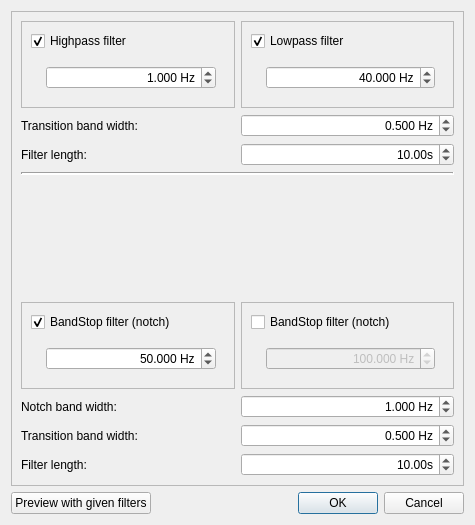
<?xml version="1.0" encoding="UTF-8"?>
<ui version="4.0">
 <class>DialogFilter</class>
 <widget class="QDialog" name="DialogFilter">
  <property name="geometry">
   <rect>
    <x>0</x>
    <y>0</y>
    <width>475</width>
    <height>525</height>
   </rect>
  </property>
  <property name="windowTitle">
   <string>Filtering</string>
  </property>
  <layout class="QGridLayout" name="gridLayout">
   <item row="0" column="0">
    <widget class="QFrame" name="frameFilterSelection">
     <property name="sizePolicy">
      <sizepolicy hsizetype="Preferred" vsizetype="Preferred">
       <horstretch>1</horstretch>
       <verstretch>0</verstretch>
      </sizepolicy>
     </property>
     <property name="minimumSize">
      <size>
       <width>350</width>
       <height>0</height>
      </size>
     </property>
     <property name="frameShape">
      <enum>QFrame::StyledPanel</enum>
     </property>
     <property name="frameShadow">
      <enum>QFrame::Raised</enum>
     </property>
     <property name="lineWidth">
      <number>0</number>
     </property>
     <layout class="QGridLayout" name="gridLayout_2">
      <item row="0" column="0" colspan="2">
       <layout class="QVBoxLayout" name="verticalLayout">
        <item>
         <layout class="QHBoxLayout" name="horizontalLayout_2">
          <item>
           <widget class="QFrame" name="frameHighpass">
            <property name="frameShape">
             <enum>QFrame::StyledPanel</enum>
            </property>
            <property name="frameShadow">
             <enum>QFrame::Raised</enum>
            </property>
            <layout class="QGridLayout" name="gridLayout_4">
             <item row="1" column="0">
              <widget class="QFrame" name="frame_2">
               <property name="enabled">
                <bool>true</bool>
               </property>
               <property name="frameShape">
                <enum>QFrame::NoFrame</enum>
               </property>
               <property name="frameShadow">
                <enum>QFrame::Raised</enum>
               </property>
               <layout class="QFormLayout" name="formLayout_2">
                <property name="fieldGrowthPolicy">
                 <enum>QFormLayout::AllNonFixedFieldsGrow</enum>
                </property>
                <item row="0" column="1">
                 <widget class="QDoubleSpinBox" name="doubleSpinBoxHighpassCutoff">
                  <property name="sizePolicy">
                   <sizepolicy hsizetype="Minimum" vsizetype="Fixed">
                    <horstretch>0</horstretch>
                    <verstretch>0</verstretch>
                   </sizepolicy>
                  </property>
                  <property name="alignment">
                   <set>Qt::AlignRight|Qt::AlignTrailing|Qt::AlignVCenter</set>
                  </property>
                  <property name="suffix">
                   <string> Hz</string>
                  </property>
                  <property name="decimals">
                   <number>3</number>
                  </property>
                  <property name="maximum">
                   <double>1000000000.000000000000000</double>
                  </property>
                  <property name="singleStep">
                   <double>1.000000000000000</double>
                  </property>
                  <property name="value">
                   <double>1.000000000000000</double>
                  </property>
                 </widget>
                </item>
               </layout>
              </widget>
             </item>
             <item row="0" column="0">
              <widget class="QCheckBox" name="checkBoxHighpass">
               <property name="text">
                <string>Highpass filter</string>
               </property>
               <property name="checked">
                <bool>true</bool>
               </property>
              </widget>
             </item>
            </layout>
           </widget>
          </item>
          <item>
           <widget class="QFrame" name="frameLowpass">
            <property name="frameShape">
             <enum>QFrame::StyledPanel</enum>
            </property>
            <property name="frameShadow">
             <enum>QFrame::Raised</enum>
            </property>
            <layout class="QGridLayout" name="gridLayout_3">
             <item row="1" column="0">
              <widget class="QFrame" name="frame">
               <property name="enabled">
                <bool>true</bool>
               </property>
               <property name="frameShape">
                <enum>QFrame::NoFrame</enum>
               </property>
               <property name="frameShadow">
                <enum>QFrame::Raised</enum>
               </property>
               <layout class="QFormLayout" name="formLayout">
                <property name="fieldGrowthPolicy">
                 <enum>QFormLayout::AllNonFixedFieldsGrow</enum>
                </property>
                <item row="0" column="1">
                 <widget class="QDoubleSpinBox" name="doubleSpinBoxLowpassCutoff">
                  <property name="sizePolicy">
                   <sizepolicy hsizetype="Minimum" vsizetype="Fixed">
                    <horstretch>0</horstretch>
                    <verstretch>0</verstretch>
                   </sizepolicy>
                  </property>
                  <property name="alignment">
                   <set>Qt::AlignRight|Qt::AlignTrailing|Qt::AlignVCenter</set>
                  </property>
                  <property name="suffix">
                   <string> Hz</string>
                  </property>
                  <property name="decimals">
                   <number>3</number>
                  </property>
                  <property name="maximum">
                   <double>10000.000000000000000</double>
                  </property>
                  <property name="singleStep">
                   <double>1.000000000000000</double>
                  </property>
                  <property name="value">
                   <double>40.000000000000000</double>
                  </property>
                 </widget>
                </item>
               </layout>
              </widget>
             </item>
             <item row="0" column="0">
              <widget class="QCheckBox" name="checkBoxLowpass">
               <property name="text">
                <string>Lowpass filter</string>
               </property>
               <property name="checked">
                <bool>true</bool>
               </property>
              </widget>
             </item>
            </layout>
           </widget>
          </item>
         </layout>
        </item>
        <item>
         <layout class="QHBoxLayout" name="horizontalLayout_4">
          <item>
           <widget class="QLabel" name="labelTransitionWidth">
            <property name="text">
             <string>Transition band width:</string>
            </property>
           </widget>
          </item>
          <item>
           <widget class="QDoubleSpinBox" name="doubleSpinBoxTransBandwidth">
            <property name="alignment">
             <set>Qt::AlignRight|Qt::AlignTrailing|Qt::AlignVCenter</set>
            </property>
            <property name="suffix">
             <string> Hz</string>
            </property>
            <property name="decimals">
             <number>3</number>
            </property>
            <property name="maximum">
             <double>10000.000000000000000</double>
            </property>
            <property name="singleStep">
             <double>0.100000000000000</double>
            </property>
            <property name="value">
             <double>0.500000000000000</double>
            </property>
           </widget>
          </item>
         </layout>
        </item>
        <item>
         <layout class="QHBoxLayout" name="horizontalLayout_3">
          <item>
           <widget class="QLabel" name="labelFilterLength">
            <property name="text">
             <string>Filter length:</string>
            </property>
           </widget>
          </item>
          <item>
           <widget class="QDoubleSpinBox" name="doubleSpinBoxLength">
            <property name="alignment">
             <set>Qt::AlignRight|Qt::AlignTrailing|Qt::AlignVCenter</set>
            </property>
            <property name="suffix">
             <string>s</string>
            </property>
            <property name="singleStep">
             <double>0.100000000000000</double>
            </property>
            <property name="value">
             <double>10.000000000000000</double>
            </property>
           </widget>
          </item>
         </layout>
        </item>
       </layout>
      </item>
      <item row="1" column="0" colspan="2">
       <widget class="Line" name="line">
        <property name="lineWidth">
         <number>2</number>
        </property>
        <property name="midLineWidth">
         <number>0</number>
        </property>
        <property name="orientation">
         <enum>Qt::Horizontal</enum>
        </property>
       </widget>
      </item>
      <item row="4" column="0" colspan="2">
       <layout class="QHBoxLayout" name="horizontalLayout_5">
        <item>
         <widget class="QLabel" name="labelBandStopNotchWidth">
          <property name="text">
           <string>Notch band width:</string>
          </property>
         </widget>
        </item>
        <item>
         <widget class="QDoubleSpinBox" name="doubleSpinBoxBandstopWidth">
          <property name="alignment">
           <set>Qt::AlignRight|Qt::AlignTrailing|Qt::AlignVCenter</set>
          </property>
          <property name="suffix">
           <string> Hz</string>
          </property>
          <property name="decimals">
           <number>3</number>
          </property>
          <property name="maximum">
           <double>10000.000000000000000</double>
          </property>
          <property name="singleStep">
           <double>1.000000000000000</double>
          </property>
          <property name="value">
           <double>1.000000000000000</double>
          </property>
         </widget>
        </item>
       </layout>
      </item>
      <item row="6" column="0" colspan="2">
       <layout class="QHBoxLayout" name="horizontalLayout_6">
        <item>
         <widget class="QLabel" name="labelBandstopFilterLength">
          <property name="text">
           <string>Filter length:</string>
          </property>
         </widget>
        </item>
        <item>
         <widget class="QDoubleSpinBox" name="doubleSpinBoxBandStopLength">
          <property name="alignment">
           <set>Qt::AlignRight|Qt::AlignTrailing|Qt::AlignVCenter</set>
          </property>
          <property name="suffix">
           <string>s</string>
          </property>
          <property name="singleStep">
           <double>0.100000000000000</double>
          </property>
          <property name="value">
           <double>10.000000000000000</double>
          </property>
         </widget>
        </item>
       </layout>
      </item>
      <item row="3" column="0">
       <widget class="QFrame" name="frameBandPass">
        <property name="frameShape">
         <enum>QFrame::StyledPanel</enum>
        </property>
        <property name="frameShadow">
         <enum>QFrame::Raised</enum>
        </property>
        <layout class="QGridLayout" name="gridLayout_5">
         <item row="1" column="0">
          <widget class="QFrame" name="frame_3">
           <property name="enabled">
            <bool>true</bool>
           </property>
           <property name="frameShape">
            <enum>QFrame::NoFrame</enum>
           </property>
           <property name="frameShadow">
            <enum>QFrame::Raised</enum>
           </property>
           <layout class="QFormLayout" name="formLayout_3">
            <property name="fieldGrowthPolicy">
             <enum>QFormLayout::AllNonFixedFieldsGrow</enum>
            </property>
            <item row="0" column="1">
             <widget class="QDoubleSpinBox" name="doubleSpinBoxBandstopFreq">
              <property name="alignment">
               <set>Qt::AlignRight|Qt::AlignTrailing|Qt::AlignVCenter</set>
              </property>
              <property name="suffix">
               <string> Hz</string>
              </property>
              <property name="decimals">
               <number>3</number>
              </property>
              <property name="maximum">
               <double>10000.000000000000000</double>
              </property>
              <property name="singleStep">
               <double>1.000000000000000</double>
              </property>
              <property name="value">
               <double>50.000000000000000</double>
              </property>
             </widget>
            </item>
           </layout>
          </widget>
         </item>
         <item row="0" column="0">
          <widget class="QCheckBox" name="checkBoxBandstop">
           <property name="text">
            <string>BandStop filter (notch)</string>
           </property>
           <property name="checked">
            <bool>true</bool>
           </property>
          </widget>
         </item>
        </layout>
       </widget>
      </item>
      <item row="3" column="1">
       <widget class="QFrame" name="frameBandStop_3">
        <property name="frameShape">
         <enum>QFrame::StyledPanel</enum>
        </property>
        <property name="frameShadow">
         <enum>QFrame::Raised</enum>
        </property>
        <layout class="QGridLayout" name="gridLayout_7">
         <item row="1" column="0">
          <widget class="QFrame" name="frame_4">
           <property name="enabled">
            <bool>false</bool>
           </property>
           <property name="frameShape">
            <enum>QFrame::NoFrame</enum>
           </property>
           <property name="frameShadow">
            <enum>QFrame::Raised</enum>
           </property>
           <layout class="QFormLayout" name="formLayout_4">
            <property name="fieldGrowthPolicy">
             <enum>QFormLayout::AllNonFixedFieldsGrow</enum>
            </property>
            <item row="0" column="1">
             <widget class="QDoubleSpinBox" name="doubleSpinBoxBandstopFreq2">
              <property name="alignment">
               <set>Qt::AlignRight|Qt::AlignTrailing|Qt::AlignVCenter</set>
              </property>
              <property name="suffix">
               <string> Hz</string>
              </property>
              <property name="decimals">
               <number>3</number>
              </property>
              <property name="maximum">
               <double>10000.000000000000000</double>
              </property>
              <property name="singleStep">
               <double>1.000000000000000</double>
              </property>
              <property name="value">
               <double>100.000000000000000</double>
              </property>
             </widget>
            </item>
           </layout>
          </widget>
         </item>
         <item row="0" column="0">
          <widget class="QCheckBox" name="checkBoxBandstop2">
           <property name="text">
            <string>BandStop filter (notch)</string>
           </property>
          </widget>
         </item>
        </layout>
       </widget>
      </item>
      <item row="2" column="0">
       <spacer name="verticalSpacer">
        <property name="orientation">
         <enum>Qt::Vertical</enum>
        </property>
        <property name="sizeHint" stdset="0">
         <size>
          <width>20</width>
          <height>40</height>
         </size>
        </property>
       </spacer>
      </item>
      <item row="5" column="0" colspan="2">
       <layout class="QHBoxLayout" name="horizontalLayout_7">
        <item>
         <widget class="QLabel" name="labelTransBw">
          <property name="text">
           <string>Transition band width:</string>
          </property>
         </widget>
        </item>
        <item>
         <widget class="QDoubleSpinBox" name="doubleSpinBoxNotchTransBw">
          <property name="alignment">
           <set>Qt::AlignRight|Qt::AlignTrailing|Qt::AlignVCenter</set>
          </property>
          <property name="suffix">
           <string> Hz</string>
          </property>
          <property name="decimals">
           <number>3</number>
          </property>
          <property name="minimum">
           <double>0.100000000000000</double>
          </property>
          <property name="singleStep">
           <double>0.100000000000000</double>
          </property>
          <property name="value">
           <double>0.500000000000000</double>
          </property>
         </widget>
        </item>
       </layout>
      </item>
     </layout>
    </widget>
   </item>
   <item row="1" column="0">
    <layout class="QHBoxLayout" name="horizontalLayout">
     <item>
      <widget class="QPushButton" name="pushButtonPreview">
       <property name="enabled">
        <bool>true</bool>
       </property>
       <property name="text">
        <string>Preview with given filters</string>
       </property>
      </widget>
     </item>
     <item>
      <widget class="QDialogButtonBox" name="buttonBox">
       <property name="orientation">
        <enum>Qt::Horizontal</enum>
       </property>
       <property name="standardButtons">
        <set>QDialogButtonBox::Cancel|QDialogButtonBox::Ok</set>
       </property>
      </widget>
     </item>
    </layout>
   </item>
  </layout>
 </widget>
 <tabstops>
  <tabstop>checkBoxLowpass</tabstop>
  <tabstop>doubleSpinBoxLowpassCutoff</tabstop>
  <tabstop>checkBoxHighpass</tabstop>
  <tabstop>doubleSpinBoxHighpassCutoff</tabstop>
  <tabstop>checkBoxBandstop</tabstop>
  <tabstop>doubleSpinBoxBandstopFreq</tabstop>
  <tabstop>checkBoxBandstop2</tabstop>
  <tabstop>doubleSpinBoxBandstopFreq2</tabstop>
  <tabstop>pushButtonPreview</tabstop>
 </tabstops>
 <resources/>
 <connections>
  <connection>
   <sender>buttonBox</sender>
   <signal>accepted()</signal>
   <receiver>DialogFilter</receiver>
   <slot>accept()</slot>
   <hints>
    <hint type="sourcelabel">
     <x>464</x>
     <y>467</y>
    </hint>
    <hint type="destinationlabel">
     <x>157</x>
     <y>274</y>
    </hint>
   </hints>
  </connection>
  <connection>
   <sender>buttonBox</sender>
   <signal>rejected()</signal>
   <receiver>DialogFilter</receiver>
   <slot>reject()</slot>
   <hints>
    <hint type="sourcelabel">
     <x>464</x>
     <y>467</y>
    </hint>
    <hint type="destinationlabel">
     <x>286</x>
     <y>274</y>
    </hint>
   </hints>
  </connection>
  <connection>
   <sender>checkBoxBandstop</sender>
   <signal>toggled(bool)</signal>
   <receiver>frame_3</receiver>
   <slot>setEnabled(bool)</slot>
   <hints>
    <hint type="sourcelabel">
     <x>224</x>
     <y>258</y>
    </hint>
    <hint type="destinationlabel">
     <x>224</x>
     <y>327</y>
    </hint>
   </hints>
  </connection>
  <connection>
   <sender>checkBoxBandstop2</sender>
   <signal>toggled(bool)</signal>
   <receiver>frame_4</receiver>
   <slot>setEnabled(bool)</slot>
   <hints>
    <hint type="sourcelabel">
     <x>440</x>
     <y>258</y>
    </hint>
    <hint type="destinationlabel">
     <x>418</x>
     <y>327</y>
    </hint>
   </hints>
  </connection>
  <connection>
   <sender>checkBoxHighpass</sender>
   <signal>toggled(bool)</signal>
   <receiver>frame_2</receiver>
   <slot>setEnabled(bool)</slot>
   <hints>
    <hint type="sourcelabel">
     <x>204</x>
     <y>56</y>
    </hint>
    <hint type="destinationlabel">
     <x>208</x>
     <y>113</y>
    </hint>
   </hints>
  </connection>
  <connection>
   <sender>checkBoxLowpass</sender>
   <signal>toggled(bool)</signal>
   <receiver>frame</receiver>
   <slot>setEnabled(bool)</slot>
   <hints>
    <hint type="sourcelabel">
     <x>403</x>
     <y>56</y>
    </hint>
    <hint type="destinationlabel">
     <x>424</x>
     <y>113</y>
    </hint>
   </hints>
  </connection>
 </connections>
</ui>
